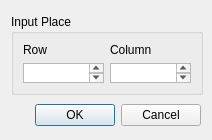
<?xml version="1.0" encoding="UTF-8"?>
<ui version="4.0">
 <class>InputSetting</class>
 <widget class="QDialog" name="InputSetting">
  <property name="geometry">
   <rect>
    <x>0</x>
    <y>0</y>
    <width>212</width>
    <height>140</height>
   </rect>
  </property>
  <property name="minimumSize">
   <size>
    <width>212</width>
    <height>140</height>
   </size>
  </property>
  <property name="maximumSize">
   <size>
    <width>212</width>
    <height>140</height>
   </size>
  </property>
  <property name="windowTitle">
   <string>Add Input</string>
  </property>
  <layout class="QVBoxLayout" name="verticalLayout">
   <item>
    <widget class="QGroupBox" name="groupBox_I">
     <property name="minimumSize">
      <size>
       <width>192</width>
       <height>81</height>
      </size>
     </property>
     <property name="maximumSize">
      <size>
       <width>192</width>
       <height>81</height>
      </size>
     </property>
     <property name="title">
      <string>Input Place</string>
     </property>
     <layout class="QGridLayout" name="gridLayout">
      <item row="0" column="0">
       <widget class="QLabel" name="label_3">
        <property name="text">
         <string>Row</string>
        </property>
       </widget>
      </item>
      <item row="1" column="1">
       <widget class="QPlainTextEdit" name="plainTextEdit_IC"/>
      </item>
      <item row="1" column="0">
       <widget class="QPlainTextEdit" name="plainTextEdit_IR"/>
      </item>
      <item row="0" column="1">
       <widget class="QLabel" name="label_4">
        <property name="text">
         <string>Column</string>
        </property>
       </widget>
      </item>
     </layout>
    </widget>
   </item>
   <item>
    <widget class="QDialogButtonBox" name="buttonBox">
     <property name="orientation">
      <enum>Qt::Horizontal</enum>
     </property>
     <property name="standardButtons">
      <set>QDialogButtonBox::Cancel|QDialogButtonBox::Ok</set>
     </property>
    </widget>
   </item>
  </layout>
 </widget>
 <resources/>
 <connections>
  <connection>
   <sender>buttonBox</sender>
   <signal>accepted()</signal>
   <receiver>InputSetting</receiver>
   <slot>accept()</slot>
   <hints>
    <hint type="sourcelabel">
     <x>248</x>
     <y>254</y>
    </hint>
    <hint type="destinationlabel">
     <x>157</x>
     <y>274</y>
    </hint>
   </hints>
  </connection>
  <connection>
   <sender>buttonBox</sender>
   <signal>rejected()</signal>
   <receiver>InputSetting</receiver>
   <slot>reject()</slot>
   <hints>
    <hint type="sourcelabel">
     <x>316</x>
     <y>260</y>
    </hint>
    <hint type="destinationlabel">
     <x>286</x>
     <y>274</y>
    </hint>
   </hints>
  </connection>
 </connections>
</ui>
